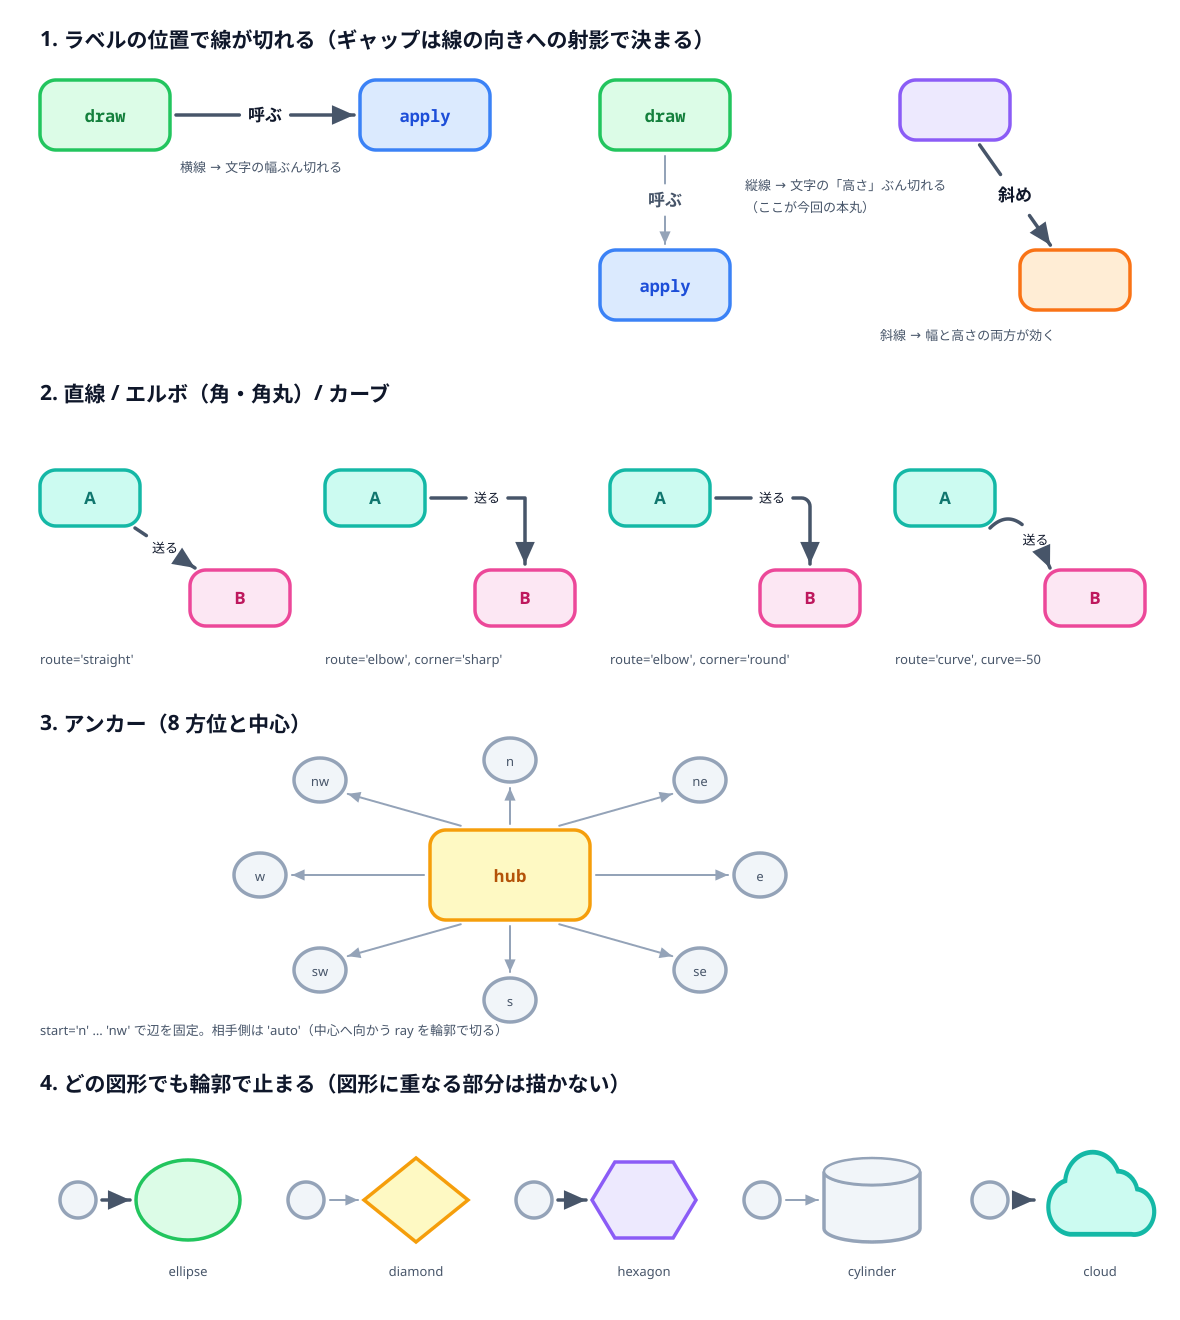

Write the Python code that produced this figure.
"""コネクタの全パターンを 1 枚に並べる目視回帰用ギャラリー。

実行: python3 examples/connectors.py → examples/connectors.svg
確認したいこと:
  1. ラベルの位置で線が途切れる。**縦線では文字の高さぶん**開く
  2. 直線 / エルボ（角・角丸）/ カーブ
  3. 8 方位アンカーと中心アンカー
  4. 図形ごとに、線が輪郭で止まる（図形に重ならない）
"""

import pathlib
import sys

sys.path.insert(0, str(pathlib.Path(__file__).resolve().parent.parent))
from genfig import Canvas, PALETTE  # noqa: E402

c = Canvas(1180, 1320)


def title(x, y, s):
    c.text(x, y, s, scale="lg", align="left")


def note(x, y, s):
    c.text(x, y, s, scale="sm", align="left")


# ---------------------------------------------------------------------------
# 1. ラベルで線が途切れる — 向きごとのギャップ
# ---------------------------------------------------------------------------
title(40, 46, "1. ラベルの位置で線が切れる（ギャップは線の向きへの射影で決まる）")

a1 = c.sticky(40, 80, 130, 70, color="green")
c.text(105, 122, "draw", scale="md", font="technical", fill=PALETTE["green"]["text"])
b1 = c.sticky(360, 80, 130, 70, color="blue")
c.text(425, 122, "apply", scale="md", font="technical", fill=PALETTE["blue"]["text"])
c.link(a1, b1, label="呼ぶ")
note(180, 172, "横線 → 文字の幅ぶん切れる")

a2 = c.sticky(600, 80, 130, 70, color="green")
c.text(665, 122, "draw", scale="md", font="technical", fill=PALETTE["green"]["text"])
b2 = c.sticky(600, 250, 130, 70, color="blue")
c.text(665, 292, "apply", scale="md", font="technical", fill=PALETTE["blue"]["text"])
c.link(a2, b2, label="呼ぶ", primary=False)
note(745, 190, "縦線 → 文字の「高さ」ぶん切れる")
note(745, 212, "（ここが今回の本丸）")

a3 = c.sticky(900, 80, 110, 60, color="purple")
b3 = c.sticky(1020, 250, 110, 60, color="orange")
c.link(a3, b3, label="斜め")
note(880, 340, "斜線 → 幅と高さの両方が効く")

# ---------------------------------------------------------------------------
# 2. ルートと角
# ---------------------------------------------------------------------------
title(40, 400, "2. 直線 / エルボ（角・角丸）/ カーブ")

for i, (kind, kw, cap) in enumerate([
    ("straight", {}, "route='straight'"),
    ("elbow-sharp", {"route": "elbow", "corner": "sharp"}, "route='elbow', corner='sharp'"),
    ("elbow-round", {"route": "elbow", "corner": "round"}, "route='elbow', corner='round'"),
    ("curve", {"route": "curve", "curve": -50}, "route='curve', curve=-50"),
]):
    x = 40 + i * 285
    s = c.sticky(x, 470, 100, 56, color="teal")
    c.text(x + 50, 504, "A", scale="md", fill=PALETTE["teal"]["text"])
    t = c.sticky(x + 150, 570, 100, 56, color="pink")
    c.text(x + 200, 604, "B", scale="md", fill=PALETTE["pink"]["text"])
    c.link(s, t, label="送る", label_scale="sm", **kw)
    note(x, 664, cap)

# ---------------------------------------------------------------------------
# 3. アンカー — 8 方位 + 中心
# ---------------------------------------------------------------------------
title(40, 730, "3. アンカー（8 方位と中心）")

hub = c.sticky(430, 830, 160, 90, color="yellow")
c.text(510, 882, "hub", scale="md", fill=PALETTE["yellow"]["text"])

ring = [("n", 510, 760), ("ne", 700, 780), ("e", 760, 875), ("se", 700, 970),
        ("s", 510, 1000), ("sw", 320, 970), ("w", 260, 875), ("nw", 320, 780)]
for name, tx, ty in ring:
    tgt = c.ellipse(tx, ty, 26, 22, color="gray")
    c.text(tx, ty + 6, name, scale="sm", fill=PALETTE["gray"]["text"])
    c.link(hub, tgt, start=name, primary=False)

note(40, 1035, "start='n' … 'nw' で辺を固定。相手側は 'auto'（中心へ向かう ray を輪郭で切る）")

# ---------------------------------------------------------------------------
# 4. 図形ごとのクリップ
# ---------------------------------------------------------------------------
title(40, 1090, "4. どの図形でも輪郭で止まる（図形に重なる部分は描かない）")

shapes = [
    ("ellipse", lambda x: c.ellipse(x + 60, 1200, 52, 40, color="green")),
    ("diamond", lambda x: c.diamond(x + 8, 1158, 104, 84, color="yellow")),
    ("hexagon", lambda x: c.hexagon(x + 8, 1162, 104, 76, color="purple")),
    ("cylinder", lambda x: c.cylinder(x + 12, 1158, 96, 84, color="gray")),
    ("cloud", lambda x: c.cloud(x, 1152, 120, 96, color="teal")),
]
# 対ごとに独立させる（線同士が重ならないように）
for i, (name, make) in enumerate(shapes):
    x = 60 + i * 228
    s = c.ellipse(x + 18, 1200, 18, 18, color="gray")
    n = make(x + 68)
    c.link(s, n, primary=(i % 2 == 0))
    c.text(x + 128, 1276, name, scale="sm")

out = pathlib.Path(__file__).parent / "connectors.svg"
print(c.save(out))
